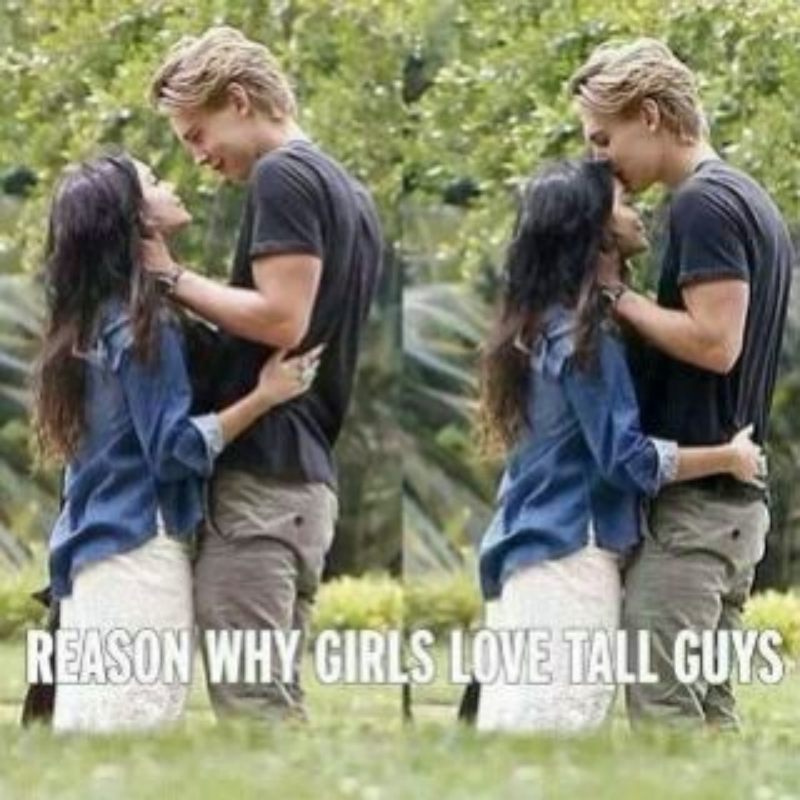
#> input picture data/images/1.jpg, 800 x 800 px, given in place of the camera
$ python filter.py
#> lines starting #> are read from the running program, lines starting #| are printed output that depends on the picture; after the words box and inside, x2 and y2 are one past the last pixel; in counts of white or black regions, pixels touching at a corner belong together
#> in __webcam, frame is the input picture: shape (800, 800, 3); mean B, G, R 112, 133.4, 131.6
"""
  @author Victor I. Afolabi
  A.I. Engineer & Software developer
  javafolabi@gmail.com
  Created on 04 October, 2017 @ 12:35 AM.
  Copyright © 2017. Victor. All rights reserved.
"""
import cv2
import numpy as np


def color(img, lower_bound, upper_bound):
    """
    Color filtering

    :param img: image to be filtered.
    :param lower_bound: inclusive lower boundary array or a scalar.
    :param upper_bound: inclusive upper boundary array or a scalar.
    :return: A filtered image.
    """
    hsv = cv2.cvtColor(img, cv2.COLOR_BGR2HSV)
#> hsv: shape (800, 800, 3); mean H, S, V 48.4, 66.5, 140.5
    # upper and lower bound
    lower_bound = np.array(lower_bound)
    upper_bound = np.array(upper_bound)
    # mask
    mask = cv2.inRange(hsv, lower_bound, upper_bound)
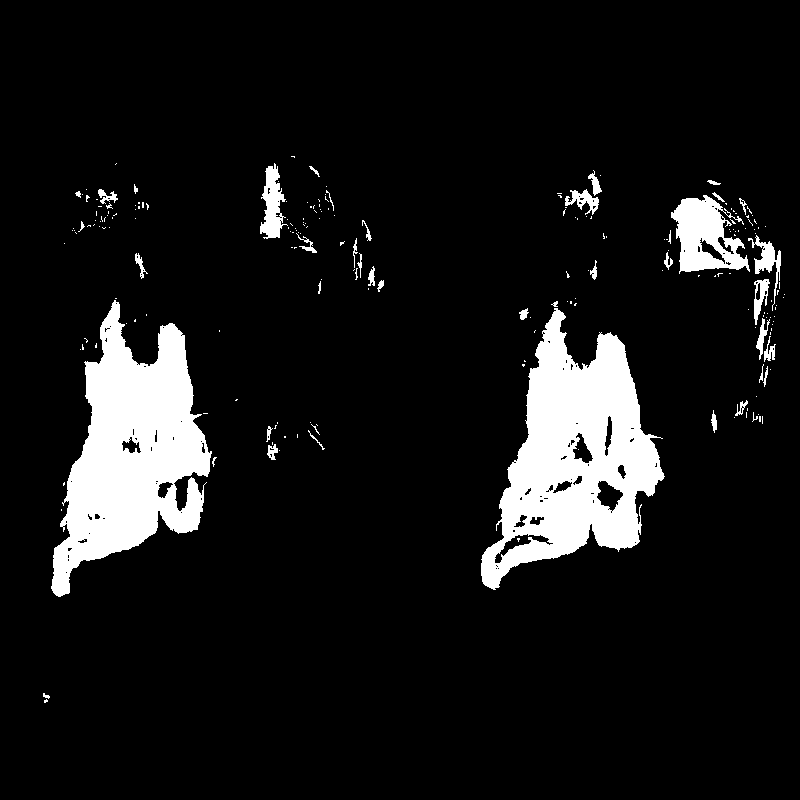
#> mask: shape (800, 800); 9.1% white; 215 white regions (174 under 20 px), largest, box (x1, y1, x2, y2) and area: (481, 308, 665, 590) 25373, (51, 300, 212, 597) 24336, (671, 195, 750, 274) 3539
    # filter the image
    img_filter = cv2.bitwise_and(img, img, mask=mask)
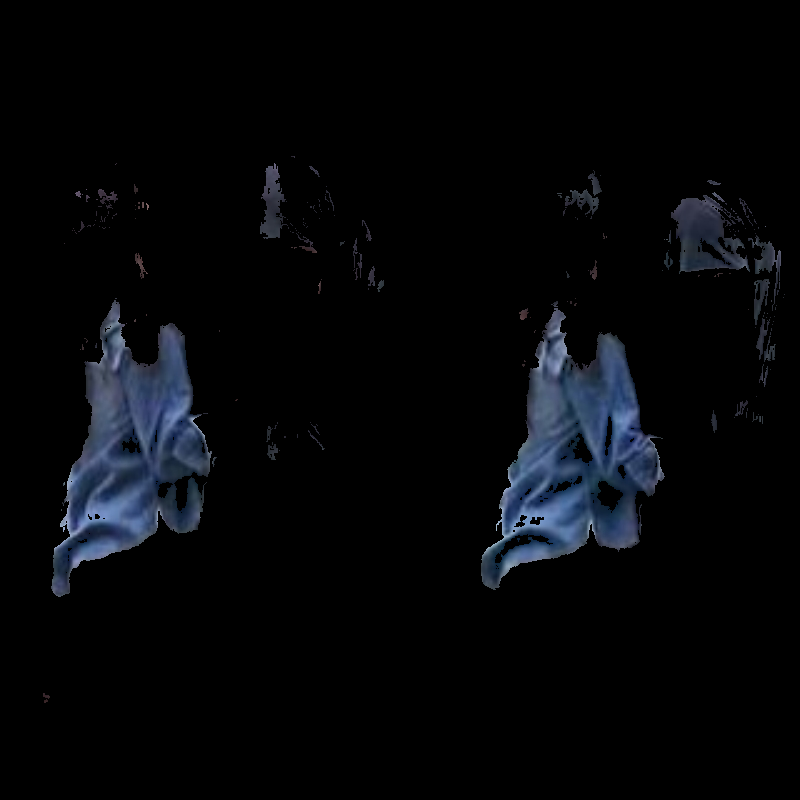
#> img_filter: shape (800, 800, 3); mean B, G, R 9.2, 6.7, 5.3
    return img_filter


def blur(img, size, depth=-1, blur_type=None):
    """
    Blurring filters.

    :param img:
            Image to be blurred.
    :param size:
            The blur size. A higher number will have a low clarity.
            A lower number will be clearer.
    :param depth:
    :param blur_type:
    :return:
    """
#> called with size = 15, depth = -1, blur_type = 'gaussian'
    blur_type = str(blur_type).lower if blur_type else blur_type
    if blur_type == 'gaussian':
        blurred = cv2.GaussianBlur(img, (size, size), depth)
    elif blur_type == 'median':
        blurred = cv2.medianBlur(img, size)
    elif blur_type == 'bilateral':
        blurred = cv2.bilateralFilter(img, depth, size, size)
    else:
        kernel = np.ones(shape=[size, size], dtype=np.float32) / (size * size)
        blurred = cv2.filter2D(img, depth, kernel)
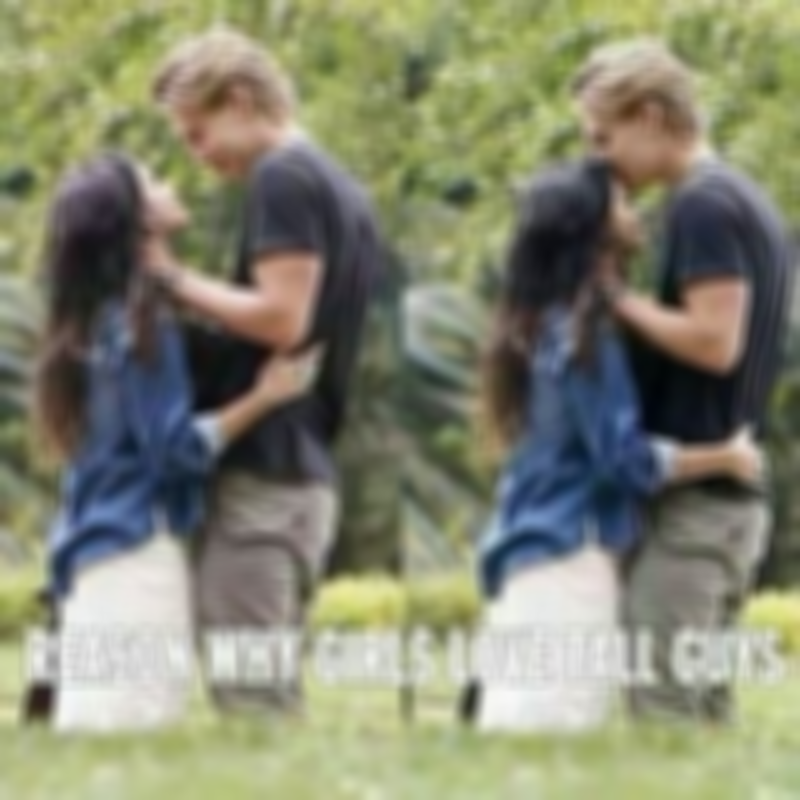
#> blurred: shape (800, 800, 3); mean B, G, R 112, 133.4, 131.6

    return blurred


def __webcam():
    cap = cv2.VideoCapture(0)
    while True:
        _, frame = cap.read()
        # Apply transformations
        color_filter = color(frame, [100, 50, 50], [200, 200, 200])
        blurred = blur(frame, size=15, blur_type='gaussian')
        # Displaying
        cv2.imshow('Color Filter', color_filter)
        cv2.imshow('Blurred', blurred)
        # Exiting the window
        if cv2.waitKey(1) & 0xFF == ord(' '):
#> (key Esc is pressed here)
            break
    cap.release()
    cv2.destroyAllWindows()


def main():
    __webcam()


if __name__ == '__main__':
    main()
